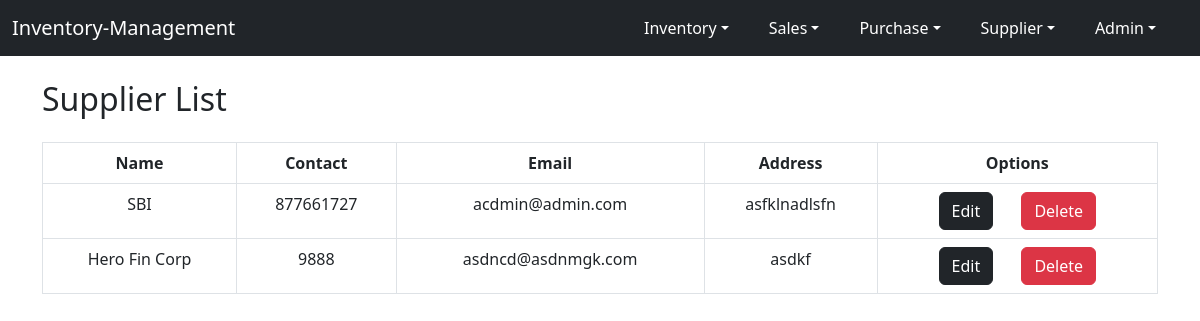
Page /supplier/suppliers-list/ (signed in) on the committed database.
### supplier/models.py (models this page shows, shortened)
class SupplierModel(models.Model):
    name = models.CharField(max_length=100)
    contact = models.IntegerField()
    email = models.EmailField()
    address = models.TextField()

### supplier/views.py (the view)
# urls.py: path('suppliers-list/', views.suppliers_list, name='suppliers-list'),
@login_required
def suppliers_list(request):
    suppliers = SupplierModel.objects.all()
    return render(request, 'supplier/suppliers_list.html', {
        'suppliers': suppliers
    })

### supplier/templates/supplier/suppliers_list.html (shortened to what this page needs)
{% extends 'base.html' %}
{% block content %}
    <div class='container'>
        <h2 class='mt-4'>Supplier List</h2>
        <table class="table mt-4 table-bordered text-center">
            <thead>
              <tr>
                <th scope="col">Name</th>
                <th scope="col">Contact</th>
                <th scope="col">Email</th>
                <th scope="col">Address</th>
                <th scope="col">Options</th>
              </tr>
            </thead>
            <tbody>
                {% for supplier in suppliers %}
                    <tr>
                        <td>{{ supplier.name }}</td>
                        <td>{{ supplier.contact }}</td>
                        <td>{{ supplier.email }}</td>
                        <td>{{ supplier.address }}</td>
                        <td><a class='btn btn-dark me-4' href={% url 'edit-supplier' supplier.name %}>Edit</a>
                            <a class='btn btn-danger' href={% url 'delete-supplier' supplier.name %}>Delete</a></td>
                    </tr>
                {% endfor %}
            </tbody>
          </table>
    </div>
{% endblock %}

### templates/base.html (shortened to what this page needs)
<!DOCTYPE html>
<html lang="en">
<head>
    <link href="https://cdn.jsdelivr.net/npm/bootstrap@5.2.0-beta1/dist/css/bootstrap.min.css" rel="stylesheet">
</head>
<body>
    <nav class="navbar navbar-expand-lg navbar-dark bg-dark">
        <div class="container-fluid">
            {% if not user.is_authenticated %}
                <a class="navbar-brand" href="{% url 'sign-in' %}">
                    Inventory-Management
                </a>
            {% else %}
                <a class="navbar-brand" href="{% url 'index' %}">
                    Inventory-Management
                </a>
            {% endif %}
            <ul class="nav justify-content-end ">
                {% if not user.is_authenticated %}
                    <li class="nav-item">
                        <a class="nav-link text-white" href="{% url 'sign-up' %}">Sign Up</a>
                    </li>
                 {% else %}
                    <div class="collapse navbar-collapse" id="navbarNavDarkDropdown">
                        <ul class="navbar-nav">
                            <li class="nav-item dropdown me-4">
                                <a class="nav-link text-white dropdown-toggle" href="{% url 'index' %} id="navbarDarkDropdownMenuLink" role="button" data-bs-toggle="dropdown" aria-expanded="false"">Inventory</a>
                            </li>
                            <li class="nav-item dropdown me-4">
                                <a class="nav-link text-white dropdown-toggle" href="{% url 'index' %} id="navbarDarkDropdownMenuLink" role="button" data-bs-toggle="dropdown" aria-expanded="false"">Sales</a>
                            </li>
                            <li class="nav-item dropdown me-4">
                                <a class="nav-link text-white dropdown-toggle" href="#" id="navbarDarkDropdownMenuLink" role="button" data-bs-toggle="dropdown" aria-expanded="false">Purchase</a>
                            </li>
                            <li class="nav-item dropdown me-4">
                                <a class="nav-link text-white dropdown-toggle" href="#" id="navbarDarkDropdownMenuLink" role="button" data-bs-toggle="dropdown" aria-expanded="false">Supplier</a>
                            </li>
                            <li class="nav-item dropdown me-4">
                                <a class="nav-link text-white dropdown-toggle" href="#" id="navbarDarkDropdownMenuLink" role="button" data-bs-toggle="dropdown" aria-expanded="false">{{user.username|capfirst}}</a>
                            </li>
                        </ul>
                    </div>
                {% endif %}
            </ul>
        </div>
    </nav>
    {% block content %}
    {% endblock %}
</body>
</html>

### rows in the picture
SupplierModel: name "SBI", contact "877661727", email "acdmin@admin.com", address "asfklnadlsfn"
SupplierModel: name "Hero Fin Corp", contact "9888", email "asdncd@asdnmgk.com", address "asdkf"

### other values in the picture
{{ user.username|capfirst }} "Admin"
